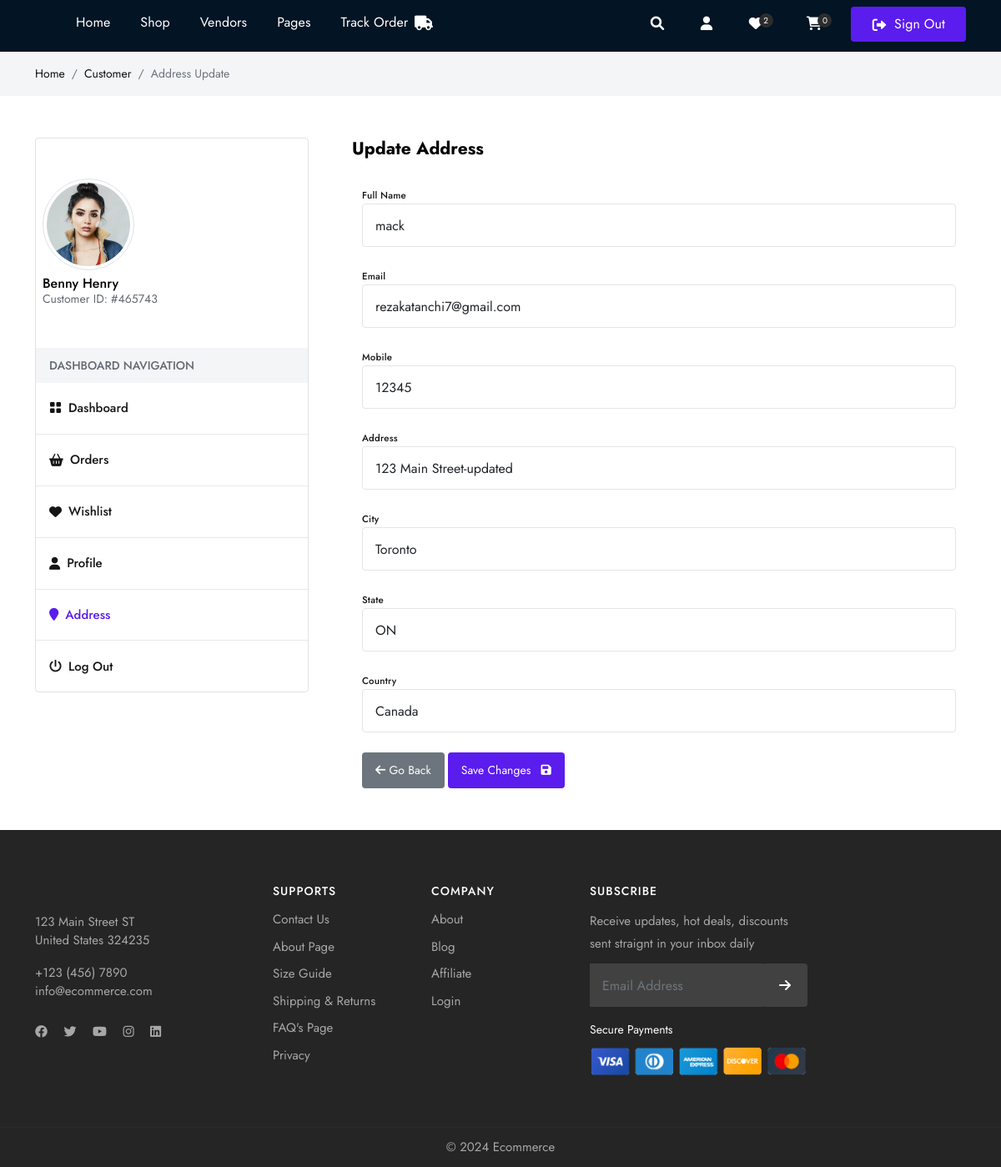
The app's page /customer/address_detail/3/ (signed in) with its own data.
### customer/models.py (models this page shows, shortened)
class Address(models.Model):
    user = models.ForeignKey(User, on_delete=models.CASCADE, null=True)
    full_name = models.CharField(max_length=200, null=True, blank=True, default=None)
    mobile = models.CharField(max_length=50, null=True, blank=True, default=None)
    email = models.CharField(max_length=100, null=True, blank=True, default=None)
    country = models.CharField(max_length=100, null=True, blank=True, default=None)
    state = models.CharField(max_length=100, null=True, blank=True, default=None)
    city = models.CharField(max_length=100, null=True, blank=True, default=None)
    address = models.CharField(max_length=100, null=True, blank=True, default=None)
    zip_code = models.CharField(max_length=100, null=True, blank=True, default=None)
    class Meta:
        verbose_name_plural = "Customer Address"

### customer/views.py (the view, shortened to what this page needs)
# urls.py: path("address_detail/<id>/", views.address_detail, name="address_detail"),
@login_required
def address_detail(request, id):
    address = customer_models.Address.objects.get(user=request.user, id=id)
    context = {
        "address": address,
    }
    return render(request, "customer/address_detail.html", context)

### store/context.py (called while the page is built)
def default(request):
    try:
        cart_id = request.session['cart_id']
        total_cart_items = store_models.Cart.objects.filter(cart_id=cart_id).count()
    except:
        total_cart_items = 0
    return {
        "total_cart_items": total_cart_items,
    }

### templates/customer/address_detail.html (shortened to what this page needs)
{% extends 'partials/base.html' %} {% load static %} {% load humanize %} {% block content %}
<div class="gray py-3">
    <div class="container">
        <div class="row">
            <div class="colxl-12 col-lg-12 col-md-12">
                <nav aria-label="breadcrumb">
                    <ol class="breadcrumb">
                        <li class="breadcrumb-item"><a href="/">Home</a></li>
                        <li class="breadcrumb-item"><a href="#">Customer</a></li>
                        <li class="breadcrumb-item active" aria-current="page">Address Update</li>
                    </ol>
                </nav>
            </div>
        </div>
    </div>
</div>
<section class="middle">
    <div class="container">
        <div class="row align-items-start justify-content-between">
            <div class="col-12 col-md-12 col-lg-4 col-xl-4 miliods">
                <div class="d-block border rounded">
                    <div class="dashboard_author px-2 py-5">
                        <div class="dash_auth_thumb circle p-1 border d-inline-flex mx-auto mb-2">
                            <img src="../../assets/img/team-2.jpg" class="img-fluid circle" width="100" alt="" />
                        </div>
                        <div class="dash_caption">
                            <h4 class="fs-md ft-medium mb-0 lh-1">Benny Henry</h4>
                            <span class="text-muted smalls">Customer ID: #465743</span>
                        </div>
                    </div>
                    <div class="dashboard_author">
                        <h4 class="px-3 py-2 mb-0 lh-2 gray fs-sm ft-medium text-muted text-uppercase text-left">Dashboard Navigation</h4>
                        <ul class="dahs_navbar">
                            <li>
                                <a href="/../customer/dashboard.html"><i class="bi bi-grid-fill me-2"></i>Dashboard</a>
                            </li>
                            <li>
                                <a href="/../customer/orders.html"><i class="fas fa-shopping-basket me-2"></i>Orders</a>
                            </li>
                            <li>
                                <a href="/../customer/wishlist.html"><i class="fas fa-heart me-2"></i>Wishlist</a>
                            </li>
                            <li>
                                <a href="/../customer/profile.html"><i class="fas fa-user me-2"></i>Profile</a>
                            </li>
                            <li>
                                <a href="/../customer/address.html" class="active"><i class="fas fa-map-marker me-2"></i>Address</a>
                            </li>
                            <li>
                                <a href="/./auth/sign-in.html"><i class="fas fa-power-off me-2"></i>Log Out</a>
                            </li>
                        </ul>
                    </div>
                </div>
            </div>
            <div class="col-12 col-md-12 col-lg-8 col-xl-8">
                <div class="row mb-4">
                    <h4 class="mb-0 mb-2 fw-bold">Update Address</h4>
                </div>
                <div class="col-xl-12">
                    <div class="row align-items-center">
                        <form class="row m-0" method="POST">
                            <div class="col-xl-12 col-lg-12 col-md-12 col-sm-12 mb-4">
                                <div class="form-group">
                                    <label class="small text-dark ft-medium">Full Name</label>
                                    <input type="text" name="full_name" class="form-control rounded" value="{{address.full_name}}" />
                                </div>
                            </div>
                            <div class="col-xl-12 col-lg-12 col-md-12 col-sm-12 mb-4">
                                <div class="form-group">
                                    <label class="small text-dark ft-medium">Email</label>
                                    <input type="text" name="email" class="form-control rounded" value="{{address.email}}" />
                                </div>
                            </div>
                            <div class="col-xl-12 col-lg-12 col-md-12 col-sm-12 mb-4">
                                <div class="form-group">
                                    <label class="small text-dark ft-medium">Mobile</label>
                                    <input type="text" name="mobile" class="form-control rounded" value="{{address.mobile}}" />
                                </div>
                            </div>
                            <div class="col-xl-12 col-lg-12 col-md-12 col-sm-12 mb-4">
                                <div class="form-group">
                                    <label class="small text-dark ft-medium">Address</label>
                                    <input type="text" name="address" class="form-control rounded" value="{{address.address}}" />
                                </div>
                            </div>
                            <div class="col-xl-12 col-lg-12 col-md-12 col-sm-12 mb-4">
                                <div class="form-group">
                                    <label class="small text-dark ft-medium">City</label>
                                    <input type="text" name="city" class="form-control rounded" value="{{address.city}}" />
                                </div>
                            </div>
                            <div class="col-xl-12 col-lg-12 col-md-12 col-sm-12 mb-4">
                                <div class="form-group">
                                    <label class="small text-dark ft-medium">State</label>
                                    <input type="text" name="state" class="form-control rounded" value="{{address.state}}" />
                                </div>
                            </div>
                            <div class="col-xl-12 col-lg-12 col-md-12 col-sm-12 mb-4">
                                <div class="form-group">
                                    <label class="small text-dark ft-medium">Country</label>
                                    <input type="text" name="country" class="form-control rounded" value="{{address.country}}" />
                                </div>
                            </div>
                            <div class="col-xl-12 col-lg-12 col-md-12 col-sm-12">
                                <div class="form-group">
                                    <a href="{% url 'customer:addresses' %}" class="btn bg-secondary text-white btn-sm rounded"> <i class="fas fa-arrow-left"></i> Go Back</a>
                                    <button type="submit" class="btn bg-primary text-white btn-sm rounded">Save Changes <i class="fas fa-save ms-2"></i></button>
                                </div>
                            </div>
                        </form>
                    </div>
                </div>
            </div>
        </div>
    </div>
</section>
{% endblock content %}

### records on screen
Address: full_name "mack", email "rezakatanchi7@gmail.com", mobile "12345", address "123 Main Street-updated", city "Toronto", state "ON", country "Canada"

### other values on screen
{{ total_cart_items }} "0"
